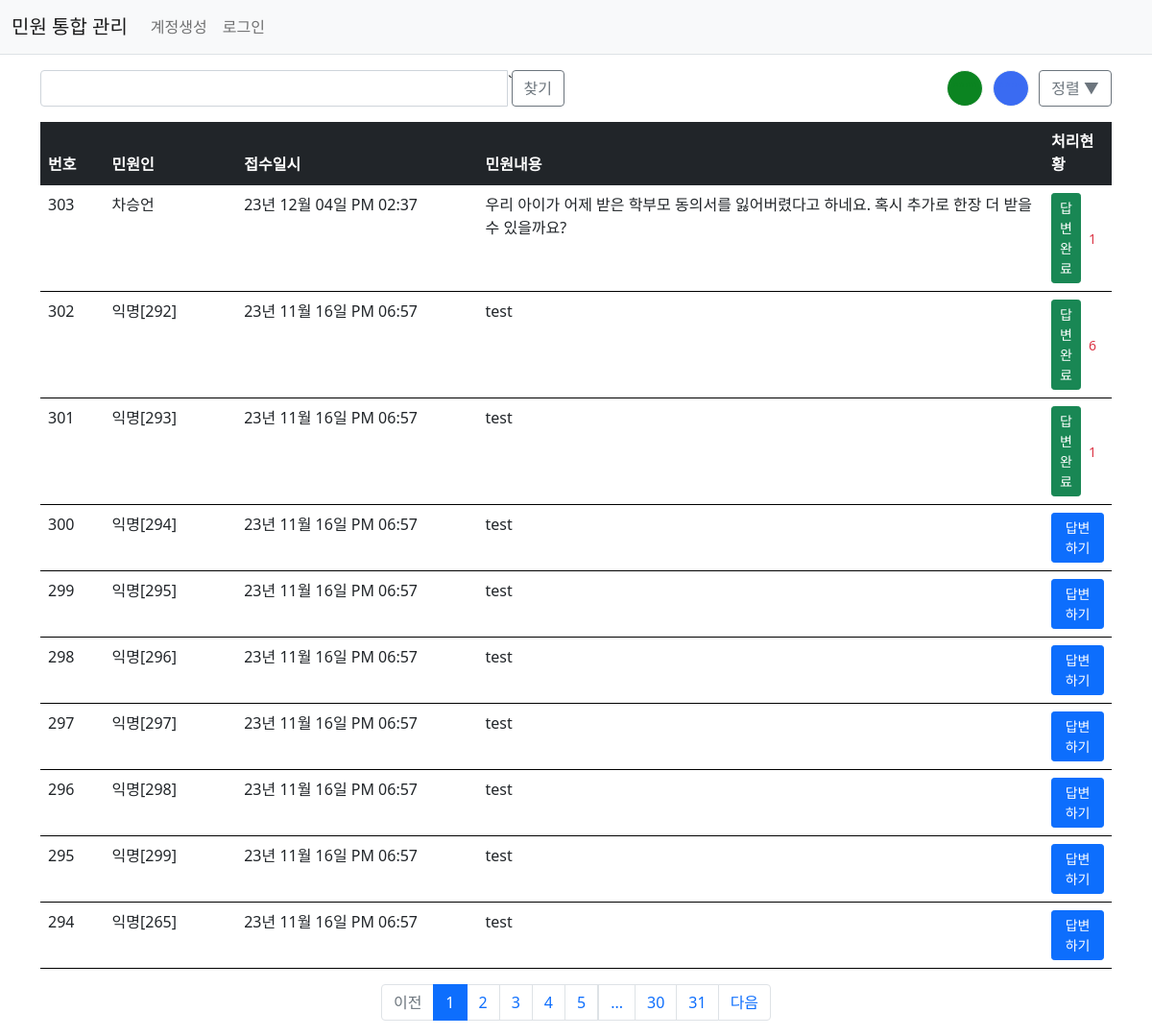
The page /complaint/list/ on the database its author committed.
### app/models.py (models this page shows)
class Complaint(db.Model):
    id = db.Column(db.Integer, primary_key=True)
    author = db.Column(db.String(100), nullable=False)
    content = db.Column(db.Text(), nullable=False)
    create_date = db.Column(db.DateTime(), nullable=False)

### app/views/complaint_views.py (the view, shortened to what this page needs)
@bp.route('/list/')
def _list():
    page = request.args.get('page', type=int, default=1)
    kw = request.args.get('kw', type=str, default='')
    filter_status = request.args.get('filter_status', type=str, default='')
    sort_order = request.args.get('sort_order', type=str, default='desc')  # 정렬 순서 받아오기
    complaint_list = Complaint.query.order_by(Complaint.create_date.desc())
    if sort_order == 'desc':
        complaint_list = Complaint.query.order_by(Complaint.create_date.desc())
    else:
        complaint_list = Complaint.query.order_by(Complaint.create_date.asc())
    if filter_status == 'done':
        complaint_list = complaint_list.filter(Complaint.comment_set.any())
    elif filter_status == 'pending':
        complaint_list = complaint_list.filter(~Complaint.comment_set.any())
    complaint_list = complaint_list.paginate(page=page, per_page=10)
    return render_template('complaint/complaint_list.html', complaint_list=complaint_list, page=page, kw=kw, sort_order=sort_order)

### app/filter.py (called while the page is built)
def format_datetime(value, fmt = '%y년 %m월 %d일 %p %I:%M'):
    return value.strftime(fmt)

### app/views/auth_views.py (called while the page is built)
@bp.before_app_request
def load_logged_in_user():
    user_id = session.get('user_id')
    if user_id is None:
        g.user = None
    else:
        g.user = User.query.get(user_id)

### app/templates/complaint/complaint_list.html (shortened to what this page needs)
{% extends 'base.html' %}
{% block content %}
<div class="container my-3">
    <div class="row my-3">
        <div class="col-6">
            <div class="input-group">
                <input type="text" id="search_kw" class="form-control" value="{{ kw or '' }}">`
                <div class="input-group-append">
                    <button class="btn btn-outline-secondary" type="button" id="btn_search">찾기</button>
                </div>
            </div>
        </div>
        <div class="col-6 d-flex justify-content-end">
            <button type="button", style="border: 1px solid #f2f5f3;
            cursor:pointer; cursor:hand;
          background-color: #0b8421;
          color: #0b8421;
          padding: 5px;
          border-radius: 50%; margin-right: 10px;" id="filter_done_btn">""""</button>
            <button type="button", style="border: 1px solid #f2f5f3;
            cursor:pointer; cursor:hand;
          background-color: #3a6bf2;
          color: #3a6bf2;
          padding: 5px;
          border-radius: 50%; margin-right: 10px;"  id="filter_pending_btn">""""</button>
            <button class="btn btn-outline-secondary" type="button" id="sort_btn">정렬 ▲</button>
        </div>
    </div>
    <table class="table" style="border-color: #000;">
        <thead>
        <tr class="table-dark">
            <th style="width: 70px;">번호</th>
            <th style="width: 150px;">민원인</th>
            <th style="width: 280px;">접수일시</th>
            <th style="width: 670px;">민원내용</th>
            <th>처리현황</th>
        </tr>
        </thead>
        <tbody>
            {% if complaint_list %}
            {% for complaint in complaint_list.items %}
            <tr>
                <td>{{ complaint_list.total - ((complaint_list.page-1) * complaint_list.per_page) - loop.index0 }}</td>
                <td>{{ complaint.author }}</td>
                <td>{{ complaint.create_date|datetime }}</td>
                <td>{{ complaint.content }}</td>
                <td>
                    <div class="d-flex align-items-center">
                        {% if complaint.comment_set|length > 0 %}
                        <button class="btn btn-success btn-sm" type="button" id="status_btn_{{ complaint.id }}">답변 완료</button>
                        <span class="text-danger small mx-2">{{ complaint.comment_set|length }}</span>
                        {% else %}
                        <button class="btn btn-primary btn-sm" type="button" id="status_btn_{{ complaint.id }}">답변 하기</button>
                        {% endif %}
                    </div>
                </td>
            </tr>
            {% endfor %}
            {% else %}
            <tr>
                <td colspan="3">민원이 없습니다.</td>
            </tr>
            {% endif %}
        </tbody>
    </table>
    <ul class="pagination justify-content-center">
        {% if complaint_list.has_prev %}
        <li class="page-item">
            <a class="page-link" data-page="{{ complaint_list.prev_num }}" href="javascript:void(0)">이전</a>
        </li>
        {% else %}
        <li class="page-item disabled">
            <a class="page-link" tabindex="-1" aria-disabled="true" href="javascript:void(0)">이전</a>
        </li>
        {% endif %}
        {% for page_num in complaint_list.iter_pages() %}
        {% if page_num %}
        {% if page_num != complaint_list.page %}
        <li class="page-item">
            <a class="page-link" data-page="{{ page_num }}" href="javascript:void(0)">{{ page_num }}</a>
        </li>
        {% else %}
        <li class="page-item active" aria-current="page">
            <a class="page-link" href="javascript:void(0)">{{ page_num }}</a>
        </li>
        {% endif %}
        {% else %}
        <li class="disabled">
            <a class="page-link" href="javascript:void(0)">...</a>
        </li>
        {% endif %}
        {% endfor %}
        {% if complaint_list.has_next %}
        <li class="page-item">
            <a class="page-link" data-page="{{ complaint_list.next_num }}" href="javascript:void(0)">다음</a>
        </li>
        {% else %}
        <li class="page-item disabled">
            <a class="page-link" tabindex="-1" aria-disabled="true" href="javascript:void(0)">다음</a>
        </li>
        {% endif %}
    </ul>
</div>
{% endblock %}

### rows shown on the page
Complaint: id "303", author "차승언", create_date "23년 12월 04일 PM 02:37", content "우리 아이가 어제 받은 학부모 동의서를 잃어버렸다고 하네요. 혹시 추가로 한장 더 받을 수 있을까요?", comment_set|length "1"
Complaint: total "302", author "익명[292]", create_date "23년 11월 16일 PM 06:57", content "test", comment_set|length "6"
Complaint: total "301", author "익명[293]", create_date "23년 11월 16일 PM 06:57", content "test", comment_set|length "1"
Complaint: total "300", author "익명[294]", create_date "23년 11월 16일 PM 06:57", content "test"
Complaint: total "299", author "익명[295]", create_date "23년 11월 16일 PM 06:57", content "test"
Complaint: total "298", author "익명[296]", create_date "23년 11월 16일 PM 06:57", content "test"
Complaint: total "297", author "익명[297]", create_date "23년 11월 16일 PM 06:57", content "test"
Complaint: total "296", author "익명[298]", create_date "23년 11월 16일 PM 06:57", content "test"
Complaint: total "295", author "익명[299]", create_date "23년 11월 16일 PM 06:57", content "test"
Complaint: total "294", author "익명[265]", create_date "23년 11월 16일 PM 06:57", content "test"

### other values the page prints
{{ page_num }} "1"
{{ page_num }} "2" "3" "4" "5" "30" "31"
